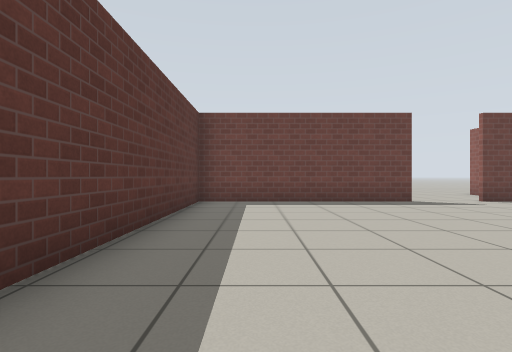
[1] (above)

16 first-person views from a walk through a world built for the Gazebo simulator. The camera is 0.72 m above the floor, looks level and sees 80° across. The floor is counted in squares, 1 m on a side. Each view is taken from the middle of a square. On the plan, view 1 faces up. The plan holds only what a view shows up to about 10 squares ahead; the rest is blank. Gazebo's built-in surfaces are drawn with simple patterns.

[2]
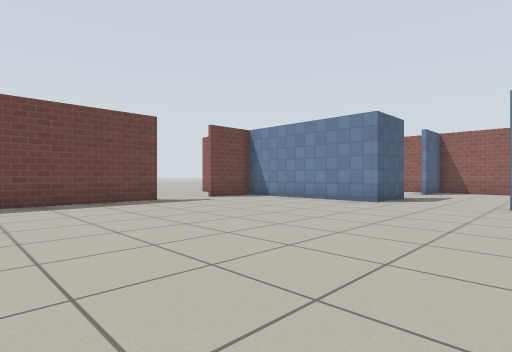

[3]
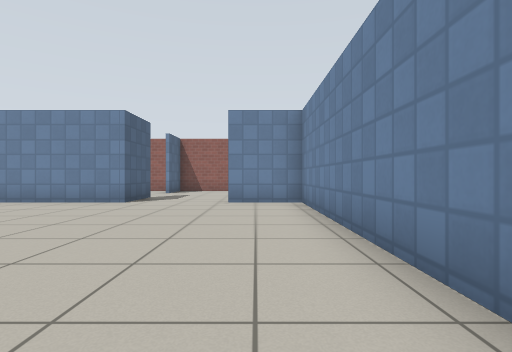

[4]
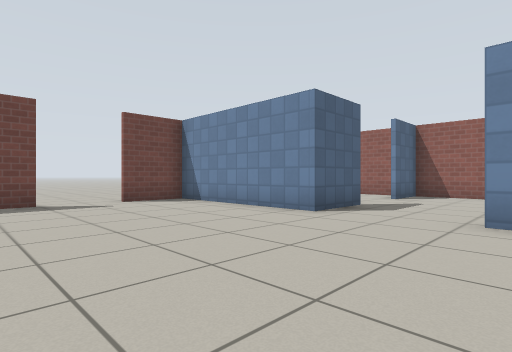

[5]
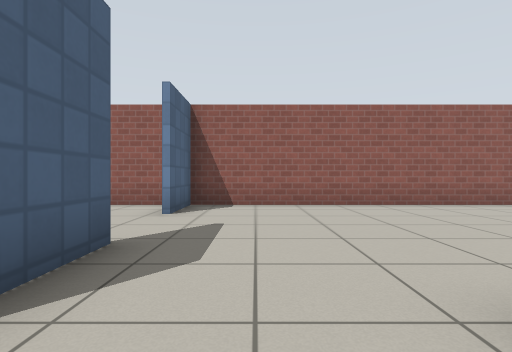

[6]
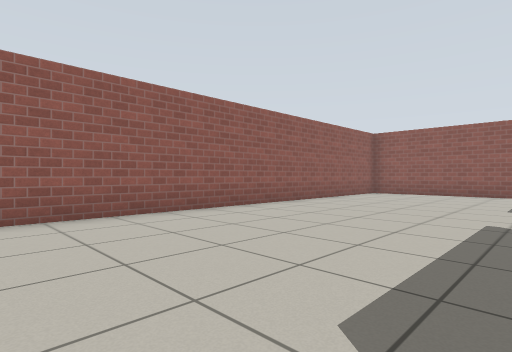

[7]
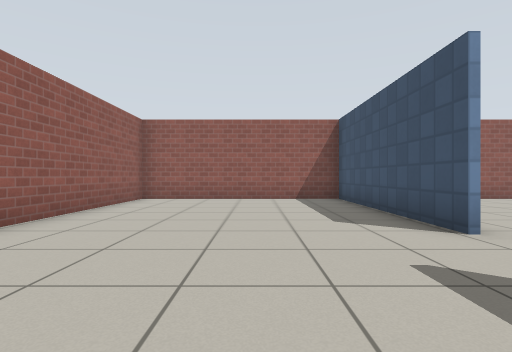

[8]
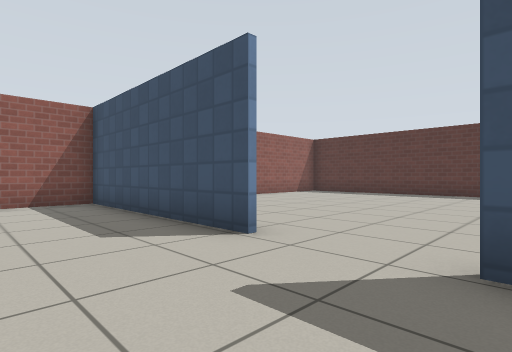

[9]
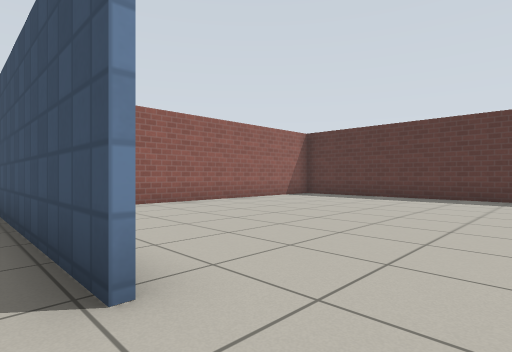

[10]
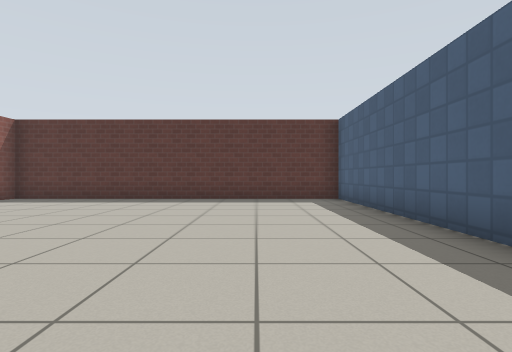

[11]
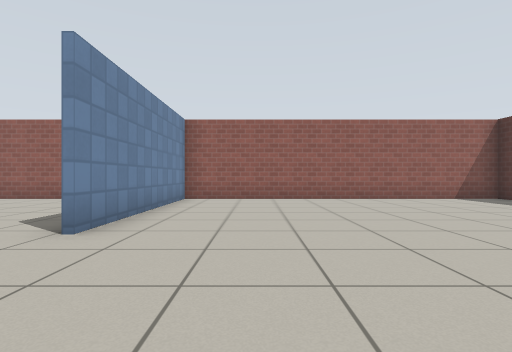

[12]
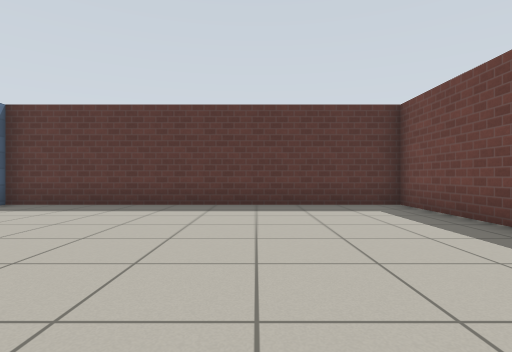

[13]
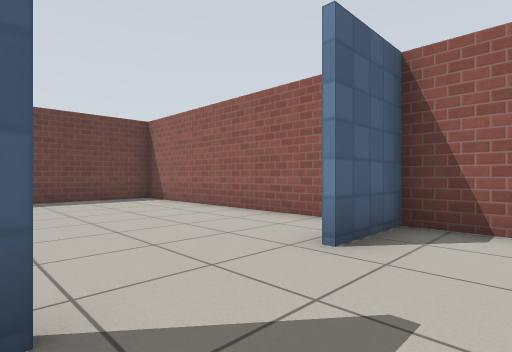

[14]
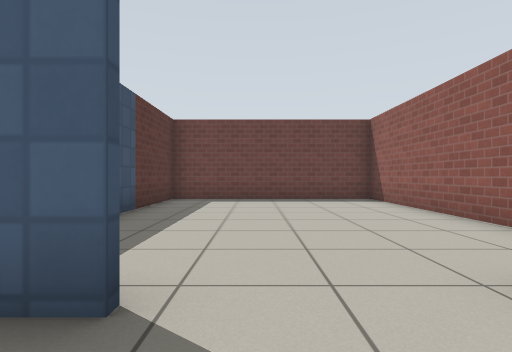

[15]
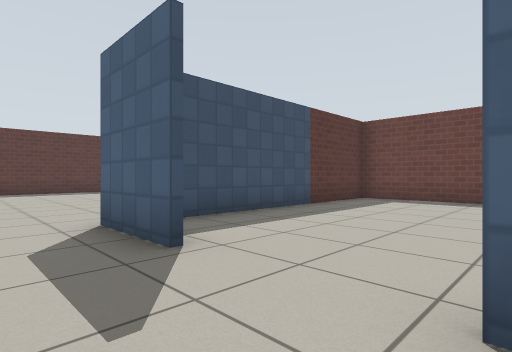

[16]
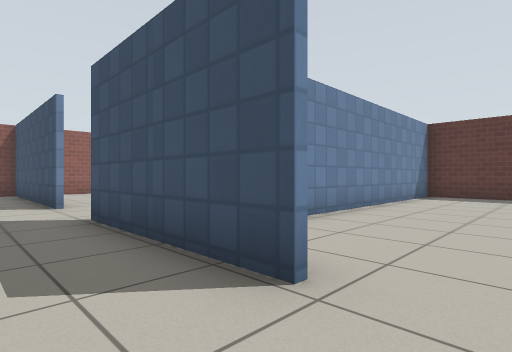

### Floor plan
Points are (right, up) in squares from view 1. A wall is a line through its corners. A room is listed if a view was taken in it or the views show most of it. See-through windows are left out.
Room 1 (views 1, 2, 3, 4, 5, 6, 7, 8, 9, 12, 13, 14, 15, 16)
walls: (8.4, 0.9) (8.4, -3.5); (10.3, 3.5) (8.2, 3.5) (8.2, 8.6) (6.4, 8.6); (8.4, -5.7) (8.4, -11.6) (14.6, -11.6) (14.6, 3.5) (12.8, 3.5); (4.5, 8.6) (-1.6, 8.6) (-1.6, -1.3) (8.2, -1.3) (8.2, 0.7)
ways out: opening at (8, -4.5) to room 2; opening at (11.5, 4) to room 3; opening at (5.5, 9)
Room 2 (views 10, 11)
walls: (5, -1.4) (-1.6, -1.4) (-1.6, -11.6) (8.2, -11.6) (8.2, -5.8)
ways out: opening at (8, -4.5) to room 1
Room 3 (no view inside)
walls: (14.6, 4.2) (14.6, 11.6) (8.4, 11.6) (8.4, 4.8)
ways out: opening at (11.5, 4) to room 1

Positions as (right, up) in squares from view 1, and headings:
1: (0, 0), facing up
2: (0, 0), facing up-right
3: (0, 0), facing right
4: (3, 0), facing up-right
5: (7, 2), facing right
6: (9, 1), facing down-right
7: (11, -2), facing down
8: (11, -3), facing down-left
9: (9, -4), facing down-left
10: (8, -4), facing left
11: (6, -2), facing down
12: (6, 5), facing left
13: (10, 2), facing up-right
14: (11, 2), facing up
15: (13, 2), facing up-left
16: (10, 2), facing down-left
